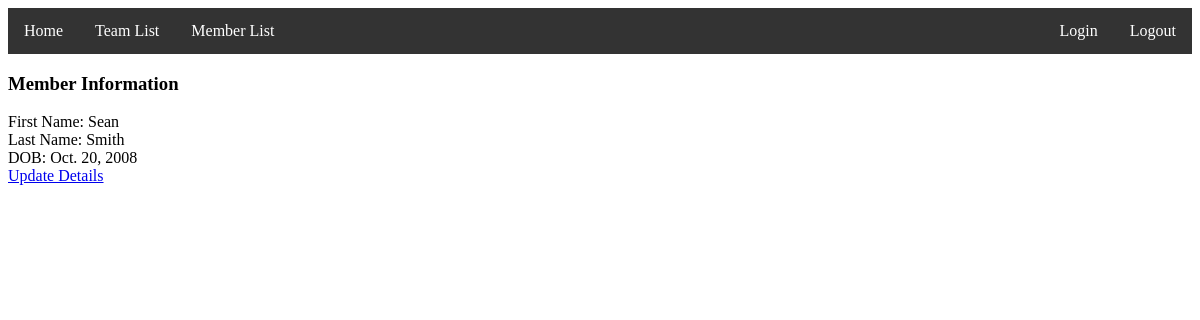
Page /members/member/id/1 on the committed database.
### members/models.py (models this page shows)
class Member(models.Model):
    first_name = models.CharField(max_length=50)
    last_name = models.CharField(max_length=50)
    date_of_birth = models.DateField(null=True,blank=True)# we allow this field to be null
    user = models.ForeignKey(settings.AUTH_USER_MODEL, on_delete=models.CASCADE,default='1')

### members/views.py (the view)
# urls.py: path('member/id/<int:member_id>', views.member, name="member_profile"),
def member(request,member_id):
    member = Member.objects.get(id=member_id)
    context={"member": member}
    response = render(request,'members/member_detail.html', context )
    return response

### members/templates/members/member_detail.html
{% extends "base.html" %}
{% block content %}
<h3>Member Information</h3>
        <div id="member detail">
            <div id="member first"> First Name: {{ member.first_name }}</div>
            <div id="member last"> Last Name: {{ member.last_name }}</div>
            <div id="member dob"> DOB: {{ member.date_of_birth }}</div>
            <div id="member update"><a href="{%url 'member_update' member_id=member.id %}">Update Details</a></div>
        </div>
{% endblock %}

### rows in the picture
Member: first_name "Sean", last_name "Smith", date_of_birth "Oct. 20, 2008"
